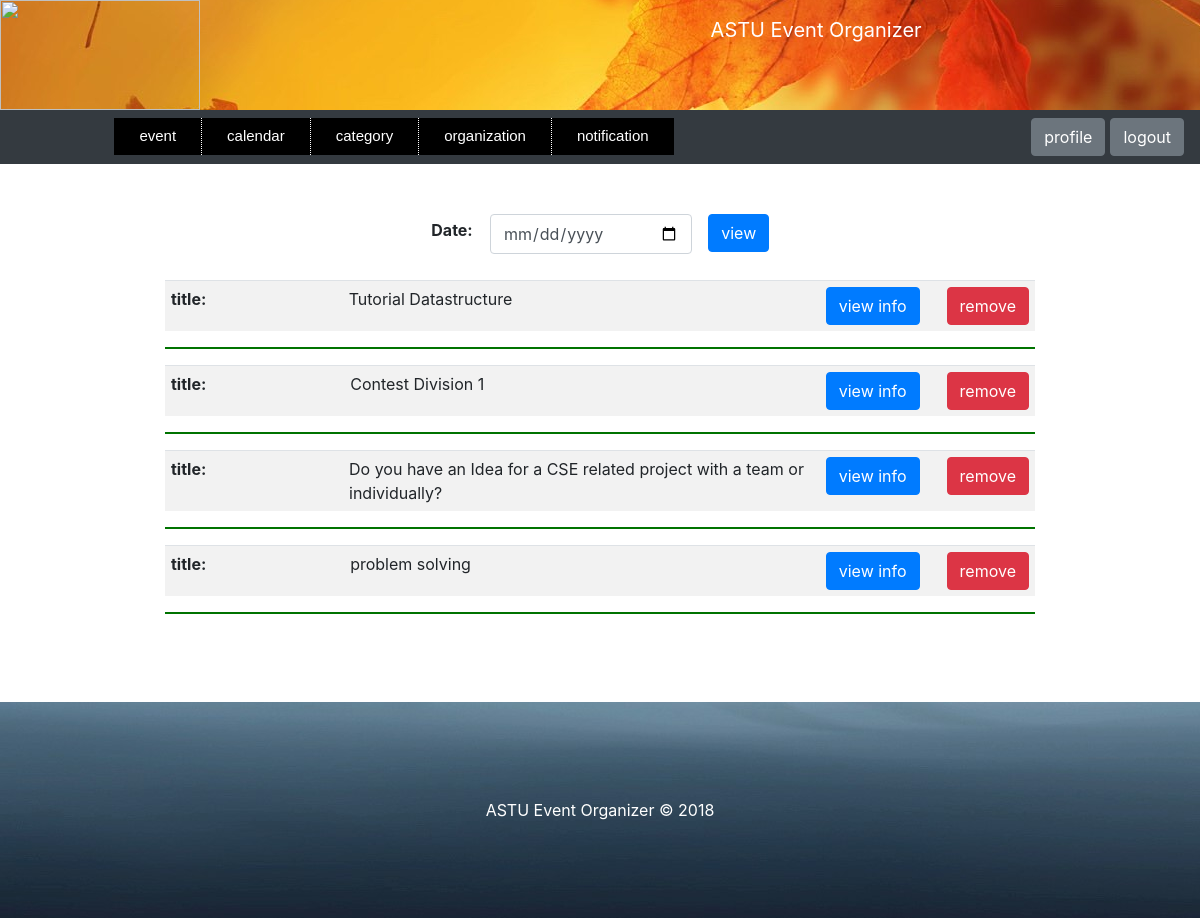
The page /view-calendar/ (signed in) on the database its author committed.
### event/models.py (models this page shows, shortened)
class Calendar(models.Model):
    user = models.ForeignKey(User, on_delete=models.CASCADE)
    event = models.ForeignKey(Event, on_delete=models.CASCADE, blank=True, null=True)
    title = models.CharField(max_length=200)
    description = models.TextField(blank=True)
    start_time = models.DateTimeField()
    end_time = models.DateTimeField(blank=True, null=True)
    venue = models.CharField(max_length=200, blank=True, null=True)
    category = models.ForeignKey(Category, on_delete=models.CASCADE, blank=True, null=True)
    organizer = models.ForeignKey(Organizer, on_delete=models.CASCADE, blank=True, null=True)
    register_date = models.DateField()

### event/views.py (the view)
# urls.py: path('view-calendar/', views.view_calendar, name='view_calendar'),
def view_calendar(request):
    email = request.session.get('user_auth')
    if email:
        user = User.objects.get(email=email)
        if request.method == "POST":
            form = DateSearchEngine(request.POST)
            if form.is_valid():
                date = request.POST.get('search_date')
                event = Calendar.objects.filter(user=user, event__start_time__date=date).order_by('register_date')
                return render(request, 'webpages/view_calendar.html', {'event': event, 'form': form, 'date': date})
            return render(request, 'webpages/view_calendar.html', {'form': form, 'date': None})
        else:
            form = DateSearchEngine()
            event = Calendar.objects.filter(user=user).order_by('register_date').reverse()
            return render(request, 'webpages/view_calendar.html', {'event': event, 'form': form, 'date': None})
    else:
        raise Http404("You are not logged in.")

### event/forms.py (shortened to what this page needs)
class DateSearchEngine(forms.Form):
    search_date = forms.DateField(
        label='Date',
        widget=forms.DateInput(attrs={'type': 'date'}),
    )

### event/templates/webpages/view_calendar.html (shortened to what this page needs)
<!DOCTYPE html>
<html lang="en">
    <head class="header-site">
        {% load static %}
        {% load filter %}
        {% load widget_tweaks %}
            {% include "webpages/user_homepage.html" %}
        <link rel="stylesheet" href="{% static 'files/bootstrap/css/bootstrap.css' %}"  type="text/css" >
        <link rel="stylesheet" href="{% static 'files/style2.css' %}"  type="text/css" >
        <link rel="stylesheet" href="{% static 'files/style3.css' %}"  type="text/css" >
        <link rel="stylesheet" href="{% static 'files/style4.css' %}"  type="text/css" >
        <link rel="stylesheet" href="{% static 'files/style5.css' %}"  type="text/css" >
        <link rel="stylesheet" href="{% static 'files/style6.css' %}"  type="text/css" >
        <link rel="stylesheet" href="{% static 'files/style8.css' %}"  type="text/css" >
    </head>
    <body>
        <div class = "container col-4">
        <form enctype="multipart/form-data" method="post" novalidate>
            {% for field in form.visible_fields %}
                <table style="width:100%; margin-top:0px;">
                    <tr >
                        <td style="width:20%;" align="center">
                            <strong>{{ field.label_tag }}</strong>
                        </td>
                        <td style="width:55%; vertical-align: top;">
                    {% if form.is_bound %}
                        {% if field.errors %}
                            {% render_field field class="form-control is-invalid" %}
                            {% for  error in field.errors %}
                                <div class="invalid-feedback">
                                    {{ error }}
                                </div>
                            {% endfor %}
                        {% else %}
                            {% render_field field class="form-control is-valid" %}
                        {% endif %}
                    {% else %}
                        {% render_field field class="form-control" %}
                    {% endif %}
                        </td>
                        <td style="width:25%; vertical-align: top;" align="center">
                    <button type="submit" class = "btn btn-primary" > view</button>
                        </td>
                    </tr>
                </table>
            {% endfor %}
        </form>
        </div>
        <div class="container col-8">
        </div>
        <br>
        {% for i in event %}
            <div class="container col-9">
                <table class="table table-striped" >
                    <tr>
                        <td style="width: 23%;"><strong>title:</strong></td>
                        <td style="width: 62%;">{{i.title}}</td>
                        <td style="width: 8%;" align="right">
                            <input type="button"  id ="button2-{{i.id}}" class="btn btn-primary"  onclick="myFunction2({{i.id}})"
                            value="view info">
                        </td>
                        <td align="right" style="width: 7%;">
                            <a class="btn btn-danger" href="{% url 'removeFromCalendarConfirm' i.id %}" style="margin-left:15px;">remove</a>
                           </td>
                    </tr>
                </table>
            </div>
                <div class="container col-9"> <hr> </div>
        {% endfor %}
    </body>
    <footer>
        {% include "webpages/footer.html" %}
    </footer>
</html>

### event/static/files/style3.css (style rules this page uses)
a.butt:link, a.back:visited, { background-color: #11aa44; color: white; }
table, th, td { border: 1px solid black; }

### event/static/files/style6.css (style rules this page uses)
.table-striped>tbody>tr>td { padding:6px; text-font:8px; }
hr { background-color: green; border-width:2px; }

### rows shown on the page
Calendar: title "Tutorial Datastructure"
Calendar: title "Contest Division 1"
Calendar: title "Do you have an Idea for a CSE related project with a team or individually?"
Calendar: title "problem solving"

### other values the page prints
{{ field.label_tag }} "Date:"
